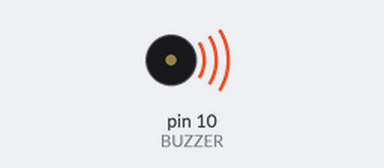
Bench run of a sketch on a simulated Arduino Uno, built with avr-gcc and run on an emulated ATmega328P. Shown: buzzer (waves = sounding).

Above: at 0.1 s.
At 36.49 s:
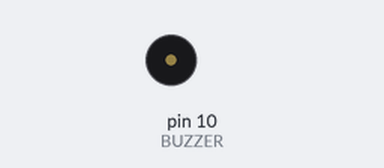
Timing chart, 0 to 40.0 s (numbered marks = the images above):
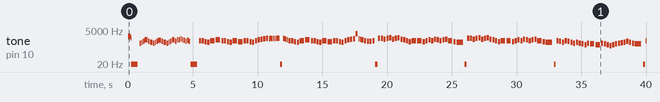

Measured:
- by itself, tone on pin 10 (BUZZER): plays 1864 Hz for 0.05 s, 1567 Hz for 0.05 s, 1760 Hz for 0.05 s, 1396 Hz for 0.05 s, 8 Hz for 0.50 s, 587 Hz for 0.10 s … (176 notes in this stretch)

The sketch:

Melody_Test.ino
```cpp
/*
By DrakerDG
Youtube: https://youtube.com/user/DrakerDG
Facebook: https://www.facebook.com/DrakerDG
Instagram: https://www.instagram.com/drakerdgx
*/

const int BUZZER = 10;
const int OctX = 0; // -3 to 4

// Astronomia theme
//const int MeSderM[] [2] = {{72 ,6}, {70 ,6}, {69 ,6}, {65 ,6}, {67 ,3}, {67 ,6}, {74 ,6}, {72 ,3}, {70 ,3}, {69 ,3}, {69 ,6}, {69 ,6}, {72 ,3}, {70 ,6}, {69 ,6}, {67 ,3}, {67 ,6}, {82 ,6}, {81 ,6}, {82 ,6}, {81 ,6}, {82 ,6}, {70 ,6}, {70 ,6}, {70 ,6}, {70 ,6}, {74 ,6}, {74 ,6}, {74 ,6}, {74 ,6}, {72 ,6}, {72 ,6}, {72 ,6}, {72 ,6}, {77 ,6}, {77 ,6}, {77 ,6}, {77 ,6}, {79 ,6}, {79 ,6}, {79 ,6}, {79 ,6}, {79 ,6}, {79 ,6}, {79 ,6}, {79 ,6}, {79 ,6}, {79 ,6}, {79 ,6}, {79 ,6}};

// Rally X theme
const int MeSderM[] [2] = {{94 ,20}, {91 ,20}, {93 ,20}, {89 ,20}, {0 ,2}, {74 ,10}, {76 ,10}, {79 ,10}, {83 ,5}, {79 ,10}, {76 ,5}, {74 ,10}, {76 ,10}, {79 ,10}, {82 ,5}, {79 ,10}, {76 ,5}, {74 ,10}, {76 ,10}, {79 ,10}, {83 ,5}, {79 ,10}, {83 ,10}, {84 ,10}, {86 ,10}, {84 ,10}, {82 ,10}, {79 ,10}, {82 ,10}, {79 ,10}, {0 ,2}, {81 ,6}, {81 ,6}, {78 ,6}, {76 ,6}, {81 ,3}, {84 ,3}, {81 ,6}, {81 ,6}, {78 ,6}, {76 ,6}, {81 ,3}, {78 ,3}, {81 ,6}, {81 ,6}, {78 ,6}, {76 ,6}, {81 ,6}, {83 ,6}, {85 ,6}, {86 ,6}, {88 ,6}, {87 ,12}, {88 ,12}, {87 ,12}, {88 ,12}, {87 ,12}, {88 ,12}, {88 ,6}, {0 ,6}, {88 ,12}, {86 ,12}, {85 ,12}, {83 ,12}, {81 ,6}, {81 ,6}, {78 ,6}, {76 ,6}, {81 ,3}, {84 ,3}, {81 ,6}, {81 ,6}, {78 ,6}, {76 ,6}, {81 ,3}, {78 ,3}, {81 ,6}, {81 ,6}, {78 ,6}, {76 ,6}, {81 ,6}, {83 ,6}, {85 ,6}, {86 ,6}, {100 ,6}, {86 ,12}, {85 ,12}, {83 ,6}, {81 ,6}, {79 ,6}, {80 ,6}, {81 ,6}, {0 ,6}, {88 ,6}, {88 ,6}, {85 ,6}, {88 ,6}, {90 ,6}, {85 ,6}, {88 ,6}, {90 ,6}, {85 ,6}, {83 ,6}, {81 ,6}, {78 ,6}, {81 ,3}, {81 ,3}, {78 ,6}, {81 ,6}, {83 ,6}, {81 ,6}, {85 ,6}, {83 ,6}, {81 ,6}, {83 ,6}, {85 ,6}, {81 ,3}, {78 ,6}, {76 ,2}, {0 ,7}, {81 ,6}, {80 ,6}, {76 ,6}, {81 ,6}, {80 ,6}, {76 ,6}, {74 ,6}, {76 ,6}, {74 ,6}, {72 ,6}, {69 ,6}, {74 ,6}, {73 ,3}, {69 ,3}, {74 ,6}, {72 ,6}, {69 ,6}, {67 ,6}, {69 ,6}, {72 ,6}, {74 ,6}, {75 ,6}, {76 ,6}, {80 ,6}, {76 ,6}, {74 ,6}, {73 ,2}, {0 ,7}, {84 ,20}, {86 ,20}, {88 ,20}, {89 ,20}, {0 ,15}};

// Spyderman theme
//const int MeSderM[] [2] = {{60 ,6}, {63 ,6}, {67 ,2}, {66 ,6}, {63 ,6}, {60 ,2}, {60 ,6}, {63 ,6}, {67 ,6}, {68 ,6}, {67 ,6}, {66 ,6}, {63 ,6}, {60 ,2}, {65 ,6}, {68 ,6}, {72 ,2}, {71 ,6}, {68 ,6}, {65 ,2}, {60 ,6}, {63 ,6}, {67 ,2}, {66 ,6}, {63 ,6}, {60 ,2}, {68 ,6}, {67 ,1}, {67 ,6}, {65 ,6}, {63 ,6}, {65 ,6}, {63 ,6}, {60 ,1}, {67 ,6}, {68 ,6}, {70 ,2}, {68 ,6}, {67 ,2}, {65 ,6}, {63 ,6}, {65 ,2}, {63 ,6}, {62 ,6}, {63 ,2}, {67 ,6}, {68 ,6}, {70 ,2}, {68 ,6}, {67 ,2}, {65 ,6}, {63 ,6}, {65 ,2}, {63 ,6}, {65 ,6}, {67 ,1}, {67 ,6}, {65 ,6}, {63 ,6}, {65 ,6}, {63 ,6}, {60 ,1}, {67 ,6}, {65 ,6}, {63 ,6}, {65 ,6}, {67 ,6}, {74 ,1}};

// Axel Foley theme
//const int MeSderM[] [2] = {{77 ,3}, {80 ,4}, {77 ,6}, {77 ,12}, {82 ,6}, {77 ,6}, {75 ,6}, {77 ,3}, {84 ,4}, {77 ,6}, {77 ,12}, {85 ,6}, {84 ,6}, {80 ,6}, {77 ,6}, {84 ,6}, {89 ,6}, {77 ,12}, {75 ,6}, {75 ,12}, {72 ,6}, {79 ,6}, {77 ,1}, {65 ,3}, {77 ,5}, {63 ,6}, {75 ,12}, {60 ,6}, {72 ,8}, {63 ,6}, {65 ,3}, {77 ,3}, {60 ,12}, {72 ,8}, {75 ,6}, {77 ,6}, {61 ,3}, {73 ,5}, {63 ,6}, {75 ,12}, {60 ,6}, {75 ,8}, {65 ,6}, {77 ,1}, {75 ,24}, {72 ,6}, {70 ,6}, {68 ,6}};

void melodyY(int RepX, int iniX, int endX) {
	for (int RepI = 0; RepI < RepX; RepI++) {
        for (int thisNote = iniX; thisNote < endX; thisNote++) {
          int noteDuration = 1000 / MeSderM[thisNote][1];
          float NteX = MeSderM[thisNote][0]+OctX*12-69;
          NteX = pow(2, NteX/12)*440;
          String str1 = "Eighth: " + String(4+OctX) + "; Freq: " + String(NteX,3);
          Serial.println(str1);
          tone(BUZZER, NteX, noteDuration);
          int pauseBetweenNotes = noteDuration * 1.30;
          delay(pauseBetweenNotes);
          noTone(BUZZER);
        }
    }
}

void ASA() {
  melodyY(1,22,50);
  for(int i=0; i<6; i++){
    melodyY(1,0,15);
    melodyY(2,15,22);
    melodyY(1,4,15);
    melodyY(2,15,22);
    melodyY(1,4,15);
    melodyY(2,15,22);
    melodyY(1,22,50);
  }
}

void ASB() {
  melodyY(1,0,31);
  for(int i=0; i<5; i++){
    melodyY(1,31,93);
    melodyY(2,93,120);
    melodyY(2,120,148);
  }
  melodyY(3,148,153);
}

void ASC() {
  for(int i=0; i<2; i++){
    melodyY(2,0,34);
    melodyY(1,34,56);
  }
  melodyY(1,0,34);
  melodyY(1,56,68);
}

void ASD() {
  melodyY(2,0,23);
  melodyY(2,23,48);
  melodyY(2,0,23);
}

void setup() {
//  ASA();
  ASB();
//  ASC();
//  ASD();
}

void loop() {
}
```
